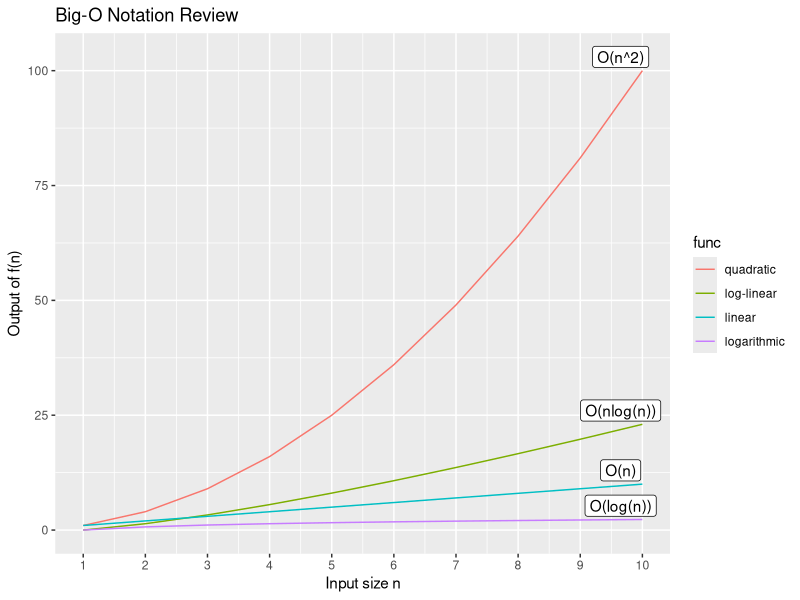

The R script that drew this image:
library(ggplot2)
library(data.table)
library(ggrepel)

x <- 1:10

linear <- function(x){
  x
}

log.linear <- function(x){
  x * log(x)
}

quadratic <- function(x){
  x^2
}
functions <- c("linear"=linear, "logarithmic"=log, "log-linear"=log.linear, "quadratic"=quadratic)
big.O <- c("linear"="O(n)", "logarithmic"="O(log(n))", "log-linear"="O(nlog(n))", "quadratic"="O(n^2)")
y.list <- list()
for(i in names(functions)){
  for(input in x){
    temp = data.table()
    print(functions[i])
    temp$output <- lapply(input,functions[[paste(i)]])
    temp$func <- i
    temp$algorithm <- big.O[i]
    y.list[[paste(i,input)]] <- temp
  }
}

y <- do.call("rbind", y.list)
y$input <- rep(1:10,4)
y.label <- y[y[, .I[output == max(output)], by=func]$V1]
y$func <- factor(y$func, levels = c("quadratic", "log-linear", "linear",
                                              "logarithmic"))
ggplot(y)+
  geom_line(aes(input, output, color=func))+
  scale_x_continuous(breaks=c(1:10))+
  geom_label(data = y.label, aes(x=input, y=output, label=algorithm),
             nudge_x = -0.35,
             nudge_y = 3)+
  ggtitle("Big-O Notation Review")+
  ylab("Output of f(n)")+
  xlab("Input size n")
  
